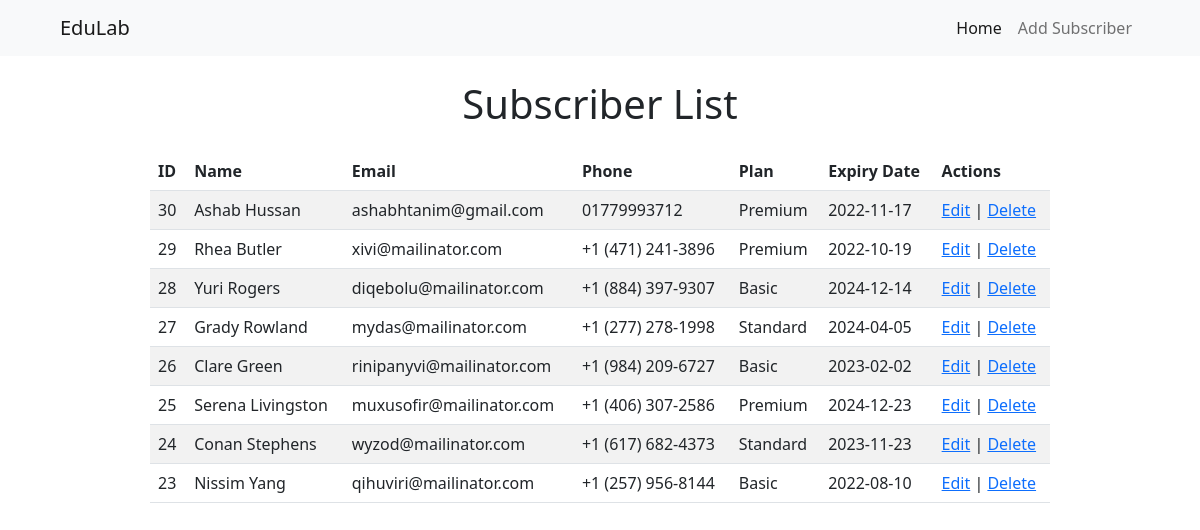
The page / on the database its author committed.
### tables this page shows
CREATE TABLE `users` (
  `id` int(11) NOT NULL,
  `name` varchar(100) NOT NULL,
  `email` varchar(100) NOT NULL,
  `phone` varchar(20) NOT NULL,
  `plan` varchar(50) NOT NULL,
  `expiryDate` date NOT NULL
);

### index.php (the view, shortened to what this page needs)
<?php
include_once("config.php");
$result = mysqli_query($mysqli, "SELECT * FROM users ORDER BY id DESC");
?>
<html>
<head>
<link href="https://cdn.jsdelivr.net/npm/bootstrap@5.2.0/dist/css/bootstrap.min.css" rel="stylesheet"
>
</head>
<body>
    <nav class="navbar navbar-expand-lg bg-light">
        <div class="container-fluid mx-5">
            <a class="navbar-brand" href="index.php">EduLab</a>
            <div class="collapse navbar-collapse" id="navbarNavAltMarkup">
                <div class="navbar-nav ms-auto">
                    <a class="nav-link active" aria-current="page" href="index.php">Home</a>
                    <a class="nav-link" href="add-item.html">Add Subscriber</a>
                </div>
            </div>
        </div>
    </nav>
    <div class="w-75 mx-auto table-responsive">
      <h1 class="text-center mb-4 mt-4">Subscriber List</h1>
      <table class="table table-striped ">
    <thead>
      <tr>
        <th>ID</th>
        <th>Name</th>
        <th>Email</th>
        <th>Phone</th>
        <th>Plan</th>
        <th>Expiry Date</th>
        <th>Actions</th>
      </tr>
    </thead>
    <tbody>
      <?php
    while($res = mysqli_fetch_array($result)) {
      echo "<tr>";
      echo "<td>".$res['id']."</td>";
      echo "<td>".$res['name']."</td>";
      echo "<td>".$res['email']."</td>";
      echo "<td>".$res['phone']."</td>";
      echo "<td>".$res['plan']."</td>";
      echo "<td>".$res['expiryDate']."</td>";
      echo "<td><a href=\"update.php?id=$res[id]\">Edit</a> | <a href=\"delete.php?id=$res[id]\" onClick=\"return confirm('Are you sure you want to delete?')\">Delete</a></td>";
    }
    ?>
    </tbody>
  </table>
    </div>
</body>
</html>

### rows shown on the page
users: id "30", name "Ashab Hussan", email "ashabhtanim@gmail.com", phone "01779993712", plan "Premium", expiryDate "2022-11-17"
users: id "29", name "Rhea Butler", email "xivi@mailinator.com", phone "+1 (471) 241-3896", plan "Premium", expiryDate "2022-10-19"
users: id "28", name "Yuri Rogers", email "diqebolu@mailinator.com", phone "+1 (884) 397-9307", plan "Basic", expiryDate "2024-12-14"
users: id "27", name "Grady Rowland", email "mydas@mailinator.com", phone "+1 (277) 278-1998", plan "Standard", expiryDate "2024-04-05"
users: id "26", name "Clare Green", email "rinipanyvi@mailinator.com", phone "+1 (984) 209-6727", plan "Basic", expiryDate "2023-02-02"
users: id "25", name "Serena Livingston", email "muxusofir@mailinator.com", phone "+1 (406) 307-2586", plan "Premium", expiryDate "2024-12-23"
users: id "24", name "Conan Stephens", email "wyzod@mailinator.com", phone "+1 (617) 682-4373", plan "Standard", expiryDate "2023-11-23"
users: id "23", name "Nissim Yang", email "qihuviri@mailinator.com", phone "+1 (257) 956-8144", plan "Basic", expiryDate "2022-08-10"
